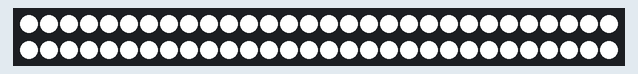
Recording of a sketch running on a simulated Arduino Uno, built with avr-gcc and run on an emulated ATmega328P. On the bench: 60 RGB LEDs in strip order, left to right, continuing on the next row. Dim RGB values are drawn brighter than linear.

Above: at 2.1 s.
At 5.1 s:
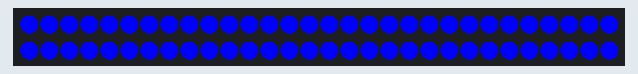
At 10.1 s:
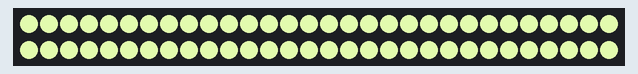
At 19.1 s:
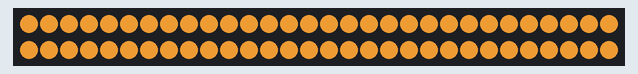
At 28.1 s:
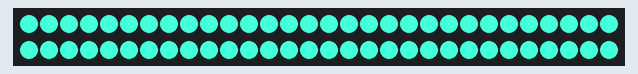
At 37.1 s:
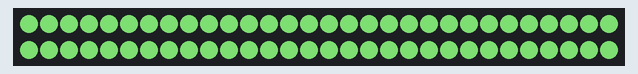

Measured:
- what the display in image 0 shows lasts 1.0 s, from 2.0 s to 3.0 s

The sketch:

BlinkColors.ino
```cpp
#include <LEDColors.h>

#define outputPin 9  // Digital output pin (default: 9)
#define LEDCount 60   // Number of LEDs to drive (default: 9)

//List of LED's
WS2812 LED(LEDCount);

void setup()
{
  delay(2000);
  LED.setOutput(outputPin); // Digital Pin 9
}

void loop()
{
  RotateColor(White());
  RotateColor(Red());
  RotateColor(Green());
  RotateColor(Blue());
  RotateColor(Gray());
  RotateColor(Yellow());
  RotateColor(Cyan());
  RotateColor(Magenta());
  RotateColor(RandomColor());
}

void RotateColor(cRGB value)
{
  int i;
  for(i = 0; i < LEDCount; i++)
  {
      LED.set_crgb_at(i, value);
  }
  LED.sync(); // Sends the data to the LEDs
  delay(1000); // Wait (ms)
}
```
